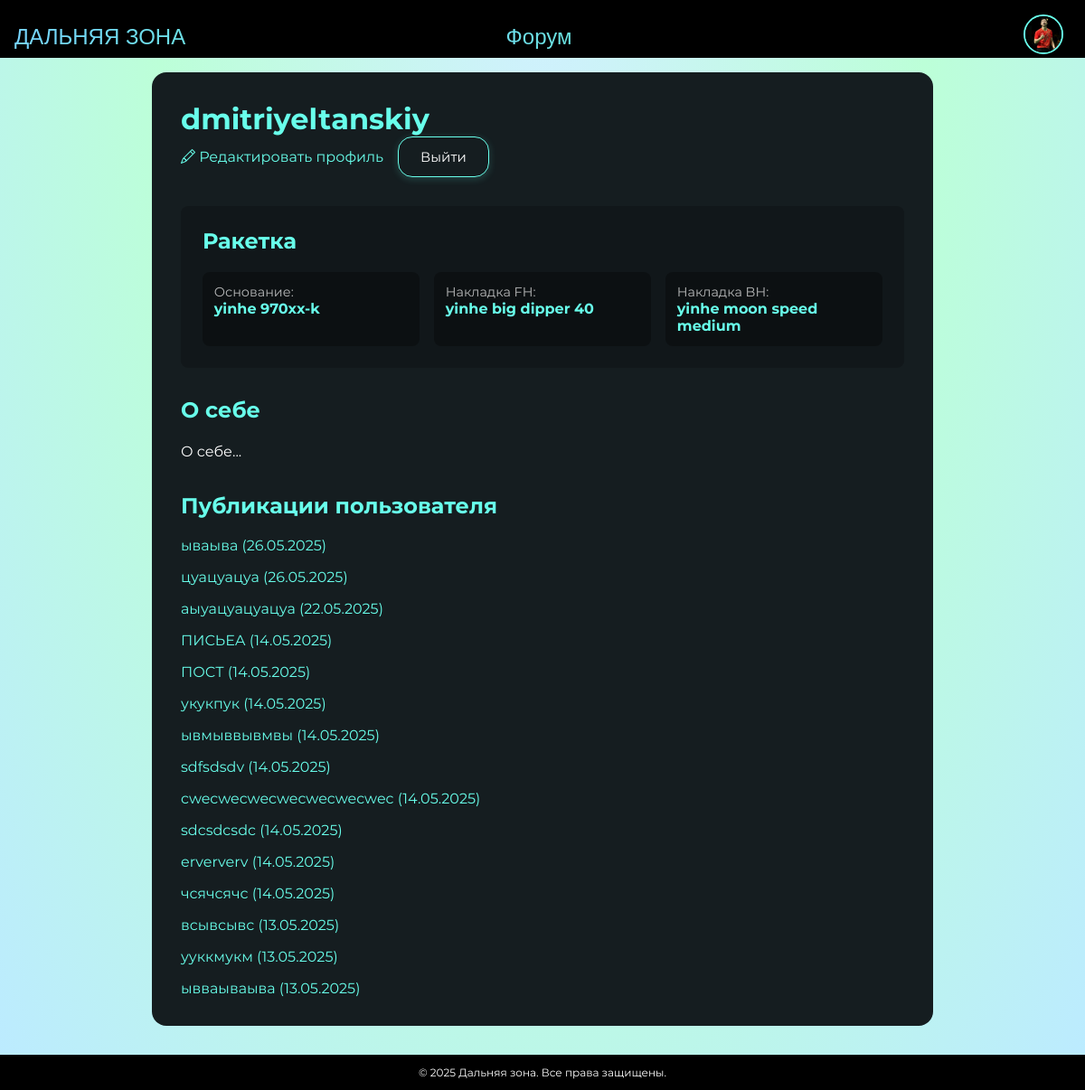
Page /users/profile/ (signed in) on the committed database.
### users/models.py (models this page shows, shortened)
class User(AbstractUser):
    email = models.EmailField(_('email address'), unique=True)
    avatar = models.ImageField(
        _('avatar'),
        upload_to=user_avatar_path,
        blank=True,
        null=True
    )
    blade = models.CharField(_('blade'), max_length=100, blank=True)
    rubber_fh = models.CharField(_('forehand rubber'), max_length=100, blank=True)
    rubber_bh = models.CharField(_('backhand rubber'), max_length=100, blank=True)
    bio = models.TextField(_('bio'), blank=True)
    birth_date = models.DateField(_('birth date'), null=True, blank=True)
    USERNAME_FIELD = 'email'
    REQUIRED_FIELDS = ['username']
    class Meta:
        verbose_name = _('user')
        verbose_name_plural = _('users')

### forum/models.py (models this page shows, shortened)
class Post(models.Model):
    author = models.ForeignKey(
        settings.AUTH_USER_MODEL,
        on_delete=models.SET_DEFAULT,
        default=1,
        related_name='posts',
        verbose_name='Автор'
    )
    title = models.CharField('Заголовок', max_length=200)
    slug = models.SlugField(max_length=200, unique=True, blank=True)
    content = models.TextField('Содержание')
    category = models.ForeignKey(Category, on_delete=models.CASCADE, related_name='posts', verbose_name='Категория')
    created_at = models.DateTimeField('Создано', auto_now_add=True)
    updated_at = models.DateTimeField('Обновлено', auto_now=True)
    is_published = models.BooleanField('Опубликовано', default=True)
    class Meta:
        verbose_name = 'Пост'
        verbose_name_plural = 'Посты'
        ordering = ['-created_at']
        indexes = [
            models.Index(fields=['slug']),
            models.Index(fields=['category']),
            models.Index(fields=['author']),
        ]
    def get_absolute_url(self):
        return reverse('post_detail', kwargs={'category_slug': self.category.slug, 'post_slug': self.slug})

### users/views.py (the view)
# urls.py: path('profile/', ProfileView.as_view(), name='profile'),
class ProfileView(LoginRequiredMixin, DetailView):
    model = User
    template_name = 'users/profile.html'
    context_object_name = 'profile_user'
    def get_object(self):
        return self.request.user
    def get_context_data(self, **kwargs):
        context = super().get_context_data(**kwargs)
        context['posts'] = Post.objects.filter(author=self.object)
        context['is_own_profile'] = True
        return context

### users/templates/users/profile.html (shortened to what this page needs)
{% extends 'base.html' %}
{% load static %}
{% block content %}
<div class="profile-container">
    <div class="profile-header">
        <div class="profile-info">
            <h1>{{ profile_user.username }}</h1>
            {% if is_own_profile %}
            <div class="profile-actions">
                <a href="{% url 'users:profile_edit' %}" class="edit-profile-btn">
                    <i class="bi bi-pencil"></i> Редактировать профиль
                </a>
                <form action="{% url 'users:logout' %}" method="post" class="logout-form">
                    <button type="submit" class="logout-button">Выйти</button>
                </form>
            </div>
            {% endif %}
        </div>
    </div>
    <div class="profile-equipment">
        <h2>Ракетка</h2>
        <div class="equipment-grid">
            <div class="equipment-item">
                <span class="equipment-label">Основание:</span>
                <span class="equipment-value">{{ profile_user.blade|default:"Не указано" }}</span>
            </div>
            <div class="equipment-item">
                <span class="equipment-label">Накладка FH:</span>
                <span class="equipment-value">{{ profile_user.rubber_fh|default:"Не указано" }}</span>
            </div>
            <div class="equipment-item">
                <span class="equipment-label">Накладка BH:</span>
                <span class="equipment-value">{{ profile_user.rubber_bh|default:"Не указано" }}</span>
            </div>
        </div>
    </div>
    {% if profile_user.bio %}
    <div class="profile-bio">
        <h2>О себе</h2>
        <p>{{ profile_user.bio }}</p>
    </div>
    {% endif %}
    <div class="user-posts">
        <h2>Публикации пользователя</h2>
        {% if posts %}
            <ul class="posts-list">
                {% for post in posts %}
                <li>
                    <a href="{{ post.get_absolute_url }}" class="post-link">
                        {{ post.title }} ({{ post.created_at|date:"d.m.Y" }})
                    </a>
                </li>
                {% endfor %}
            </ul>
        {% else %}
            <p>Пока нет публикаций</p>
        {% endif %}
    </div>
</div>
{% endblock %}

### templates/base.html (shortened to what this page needs)
{% load static %}
{% load forum_tags %}
<!DOCTYPE html>
<html lang="ru">
<head>
    <link type="text/css" href="{% static 'forum/css/style.css' %}" rel="stylesheet">
    <link rel="stylesheet" href="https://cdn.jsdelivr.net/npm/bootstrap-icons@1.11.3/font/bootstrap-icons.min.css">
</head>
<body data-authenticated="{% if user.is_authenticated %}true{% else %}false{% endif %}">
    <header class="header">
        <div class="header-content">
            <div class="logo">
                <a href="{% url 'welcome' %}">
                    <p>ДАЛЬНЯЯ ЗОНА</p>
                </a>
            </div>
            <div class="signboard">
                <p>Форум</p>
            </div>
            <div class="profile">
                <a href="{% url 'users:profile' %}" id="profile-button">
                    {% if user.is_authenticated and user.avatar %}
                        <img src="{{ user.avatar.url }}" alt="Avatar" class="avatar-small">
                    {% else %}
                        <i class="bi bi-person-circle"></i>
                    {% endif %}
                </a>
            </div>
        </div>
    </header>
    <main>
        {% block content %}
        {% endblock %}
    </main>
    <footer>
        <p>© 2025 Дальняя зона. Все права защищены.</p>
    </footer>
</body>
</html>

### rows in the picture
User: avatar (picture), username "dmitriyeltanskiy", blade "yinhe 970xx-k", rubber_fh "yinhe big dipper 40", rubber_bh "yinhe moon speed medium", bio "О себе..."
Post: title "ываыва", created_at "26.05.2025"
Post: title "цуацуацуа", created_at "26.05.2025"
Post: title "аыуацуацуацуа", created_at "22.05.2025"
Post: title "ПИСЬЕА", created_at "14.05.2025"
Post: title "ПОСТ", created_at "14.05.2025"
Post: title "укукпук", created_at "14.05.2025"
Post: title "ывмыввывмвы", created_at "14.05.2025"
Post: title "sdfsdsdv", created_at "14.05.2025"
Post: title "cwecwecwecwecwecwecwec", created_at "14.05.2025"
Post: title "sdcsdcsdc", created_at "14.05.2025"
Post: title "erververv", created_at "14.05.2025"
Post: title "чсячсячс", created_at "14.05.2025"
Post: title "всывсывс", created_at "13.05.2025"
Post: title "ууккмукм", created_at "13.05.2025"
Post: title "ывваываыва", created_at "13.05.2025"
